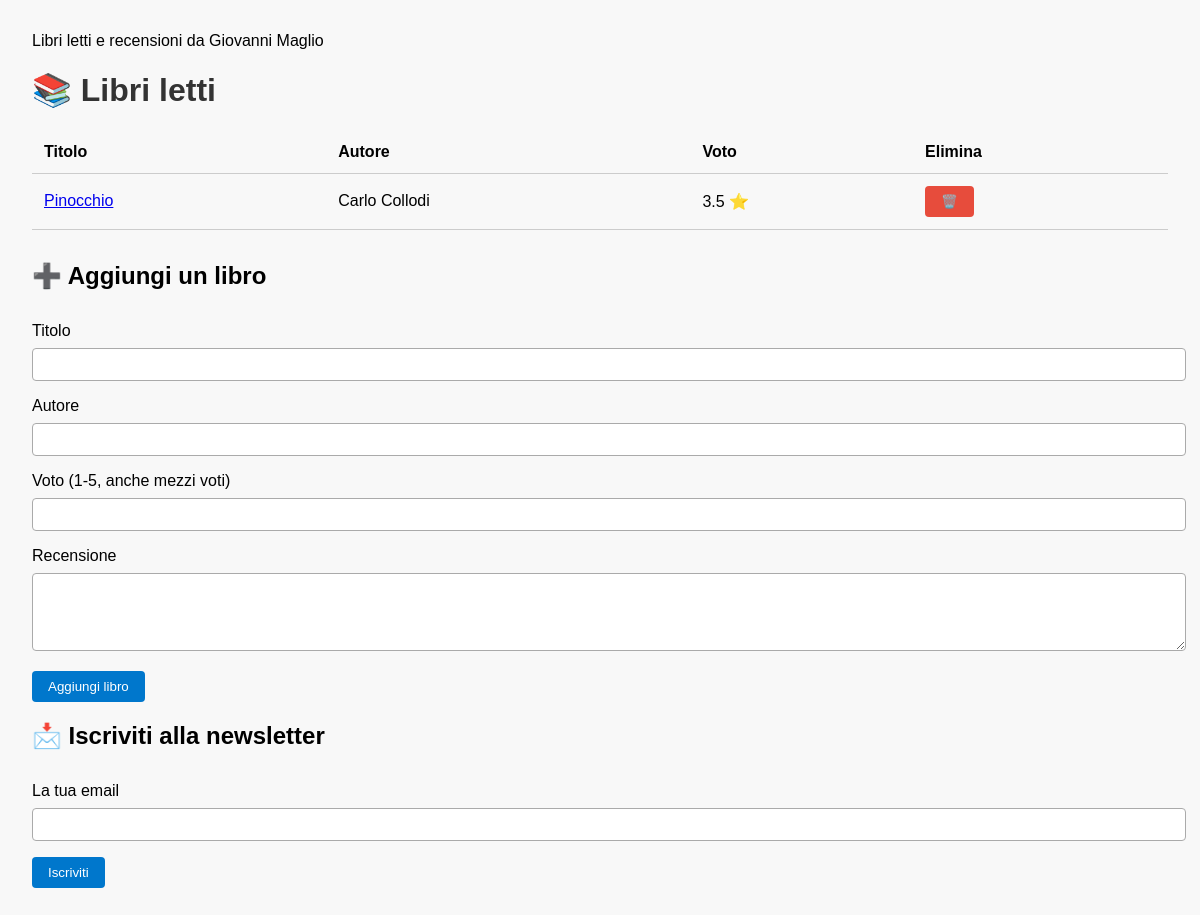
Before: / with the older database file.
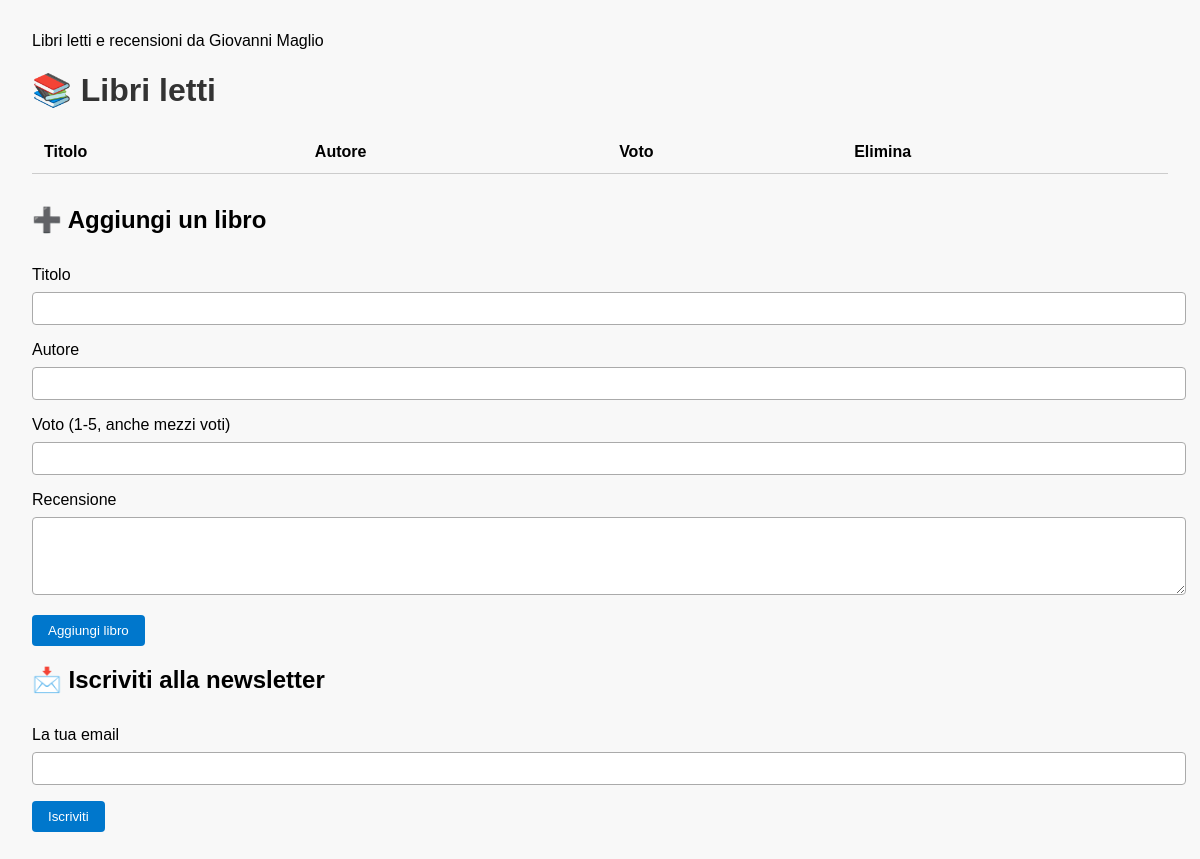
After: the same page with the newer database file.
### tables this page shows
CREATE TABLE books (
            id INTEGER PRIMARY KEY AUTOINCREMENT,
            title TEXT NOT NULL,
            author TEXT NOT NULL,
            rating REAL NOT NULL,
            review TEXT
        );

### app.py (the view)
@app.route('/')
def index():
    conn = sqlite3.connect('books.db')
    c = conn.cursor()
    c.execute('SELECT id, title, author, rating FROM books')
    books = c.fetchall()
    conn.close()
    return render_template('index.html', books=books)

### templates/index.html (shortened to what this page needs)
<!DOCTYPE html>
<html lang="it">
<head>
  <subtitle>Libri letti e recensioni da Giovanni Maglio</subtitle>
</head>
<body>
  <h1>📚 Libri letti</h1>
  <table>
    <tr>
      <th>Titolo</th>
      <th>Autore</th>
      <th>Voto</th>
      <th>Elimina</th>
    </tr>
    {% for book in books %}
    <tr>
      <td>
        <a href="{{ url_for('book_detail', book_id=book[0]) }}">
          {{ book[1] }}
        </a>
      </td>
      <td>{{ book[2] }}</td>
      <td>{{ book[3] }} ⭐</td>
      <td>
        <form action="{{ url_for('delete_book', book_id=book[0]) }}" method="post" style="display:inline;">
          <button type="submit" class="delete-button">🗑️</button>
        </form>
      </td>
    </tr>
    {% endfor %}
  </table>
  <h2>➕ Aggiungi un libro</h2>
  <form action="{{ url_for('add_book') }}" method="post">
    <label for="title">Titolo</label>
    <input type="text" id="title" name="title" required />
    <label for="author">Autore</label>
    <input type="text" id="author" name="author" required />
    <label for="rating">Voto (1-5, anche mezzi voti)</label>
    <input type="number" step="0.5" min="1" max="5" id="rating" name="rating" required />
    <label for="review">Recensione</label>
    <textarea id="review" name="review" rows="4"></textarea>
    <button type="submit">Aggiungi libro</button>
  </form>
  <h2>📩 Iscriviti alla newsletter</h2>
  <form action="{{ url_for('subscribe') }}" method="post">
    <label for="email">La tua email</label>
    <input type="email" id="email" name="email" required />
    <button type="submit">Iscriviti</button>
  </form>
</body>
</html>

### templates/index.html (style rules this page uses)
body { font-family: Arial, sans-serif; margin: 2rem; background-color: #f8f8f8; }
h1 { color: #333; }
table { width: 100%; border-collapse: collapse; margin-bottom: 2rem; }
th, td { padding: 0.75rem; border-bottom: 1px solid #ccc; text-align: left; }
form { margin-top: 2rem; }
input, textarea, select { width: 100%; padding: 0.5rem; margin: 0.5rem 0 1rem; border: 1px solid #aaa; border-radius: 4px; }
button { padding: 0.5rem 1rem; background-color: #0077cc; color: white; border: none; border-radius: 4px; cursor: pointer; }

Changed rows visible on the page:
removed books: title "Pinocchio", author "Carlo Collodi", rating "3.5"
